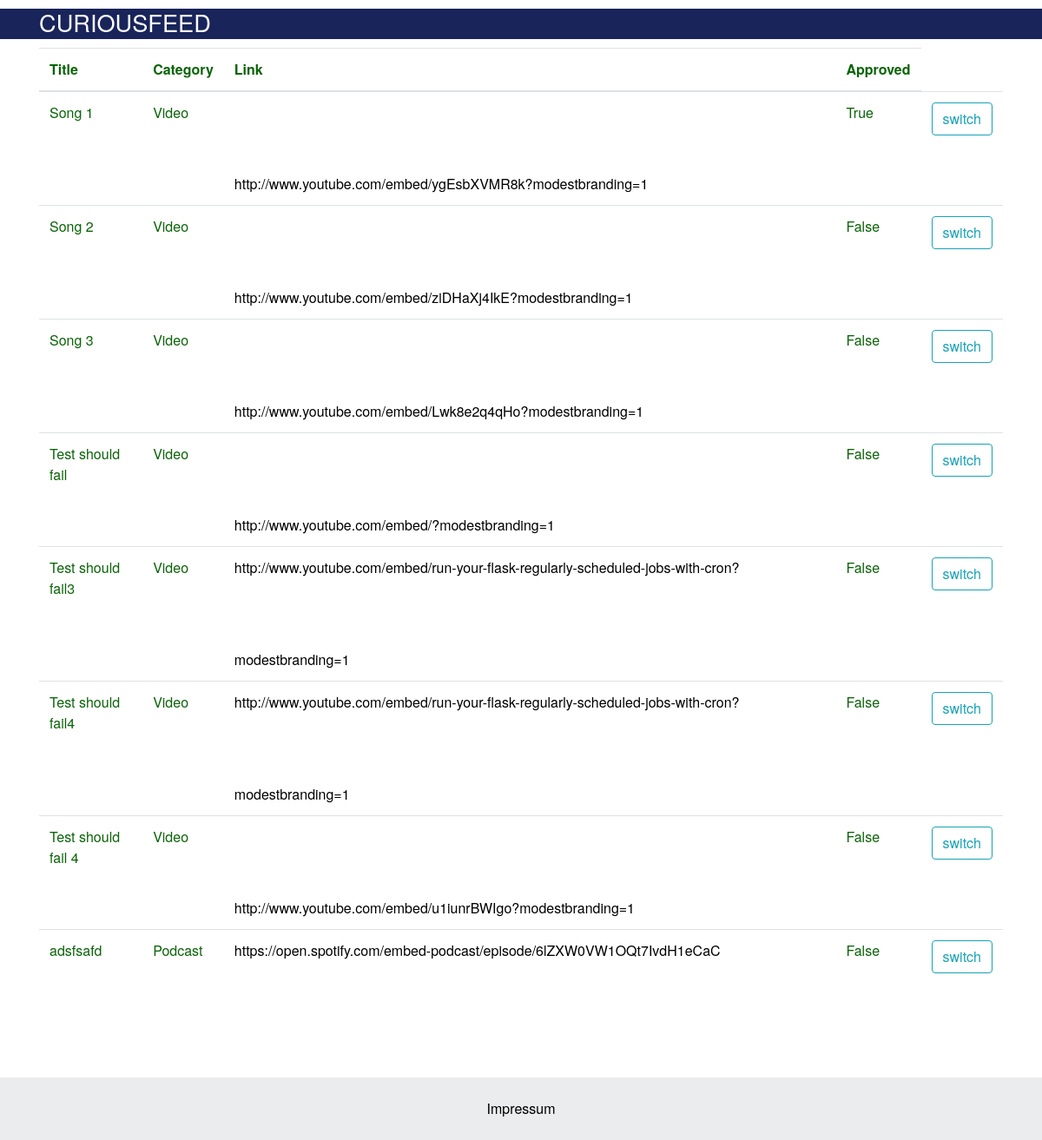
/admin-portal (signed in), run on an earlier commit of the app's database.
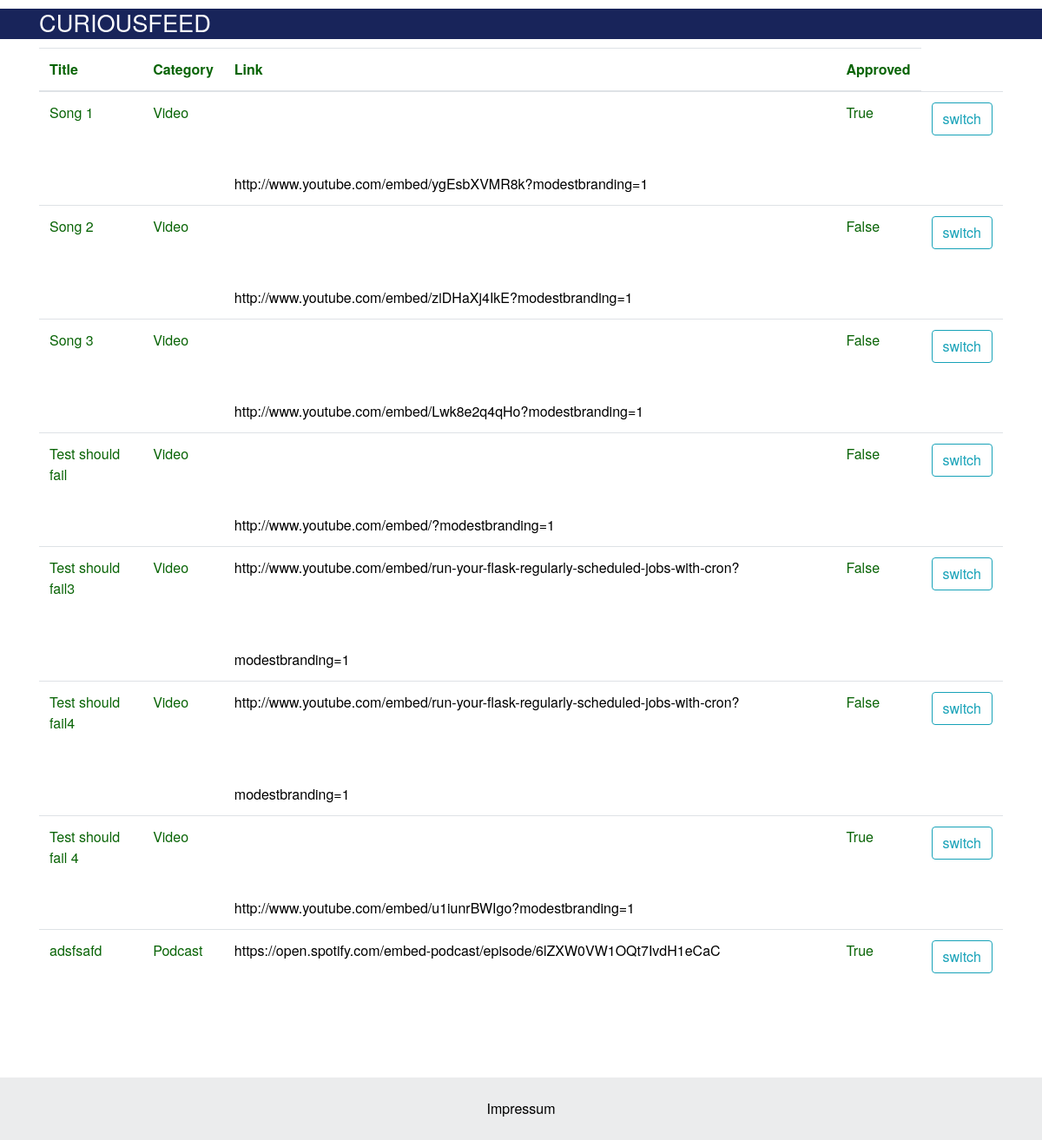
And on a later commit of the database.
### CuriousFeed/models.py (models this page shows, shortened)
class Content(db.Model):
    id = db.Column(db.Integer, primary_key=True)
    title = db.Column(db.String(20), unique=True)
    link = db.Column(db.String())
    cover_image = db.Column(db.String(20), default='default.jpg')
    category = db.Column(db.String(60), nullable=False)
    approved = db.Column(db.Boolean(), default=False)
    displayed = db.Column(db.Boolean(), default=False)
    active = db.Column(db.Boolean(), default=False)

### CuriousFeed/routes.py (the view)
@app.route("/admin-portal")
@login_required
def Admin():
    return render_template('admin.html', content = Content.query.all())

### CuriousFeed/models.py (called while the page is built)
@login_manager.user_loader
def load_user(user_id):
    return User.query.get(int(user_id))

### CuriousFeed/templates/admin.html
{% extends "layout.html" %}
{% block content %}
<table class="table">
        <thead>
            <tr>
            <th scope="col">Title</th>
            <th scope="col">Category</th>
            <th scope="col">Link</th>
            <th scope="col">Approved</th>
            </tr>
        </thead>
    {% for item in content %}
    <tr>
        <td>{{item.title}}</td>
        <td>{{item.category}}</td>
        <td><a href="{{item.link}}">{{item.link}}</a><iframe width="200" height="100" frameborder="0" src='{{item.link}}'></iframe></td>
        <td>{{item.approved}}</td>
        <td><a href="/edit/{{item.id}}" class="btn btn-outline-info">switch</a></td>
    {% endfor %}
    </tr>
    </table>
 {% endblock %}

### CuriousFeed/templates/layout.html (shortened to what this page needs)
<!DOCTYPE html>
<html>
    <head>
        <link rel="stylesheet" href="https://maxcdn.bootstrapcdn.com/bootstrap/4.0.0/css/bootstrap.min.css">
        <link rel="stylesheet" type="text/css" href="{{ url_for('static', filename='main.css') }}">
        <link rel="stylesheet" href="{{ url_for('static', filename='css/main.css') }}">
    </head>
  <body>
    <header>
      <div class="container">
        <h1 class="logo"><a style="color:white" href="{{url_for('Home') }}">CuriousFeed</a></h1>
      </div>
    </header>
    <div class="container">
        {% block content %}
        {% endblock %}
    </div>
    <footer class="text-center text-lg-start bg-light text-muted">
      <div class="text-center p-4" style="background-color: rgba(0, 0, 0, 0.05);">
        <a class="text-reset fw-bold" href="{{url_for('Impressum')}}">Impressum</a>
      </div>
    </footer>
  </body>
</html>

### CuriousFeed/static/css/main.css (style rules this page uses)
body { margin: 0; padding: 0; font-family: "Helvetica Neue", Helvetica, Arial, sans-serif; color: rgb(9, 100, 6); }
header { background-color: #18245a; height: 35px; width: 100%; opacity: 1; margin-bottom: 10px; }
header h1.logo { margin: 0; font-size: 1.7em; color: #fff; text-transform: uppercase; float: left; }
.container { width: 1200px; margin: 0 auto; margin-bottom: 10px; margin-top: 0px; }
a { color: black; text-emphasis: none; text-decoration: none; }

What changed in the data, as far as the page shows it:
changed Content "Test should fail 4": approved "False" → "True"
changed Content "adsfsafd": approved "False" → "True"
